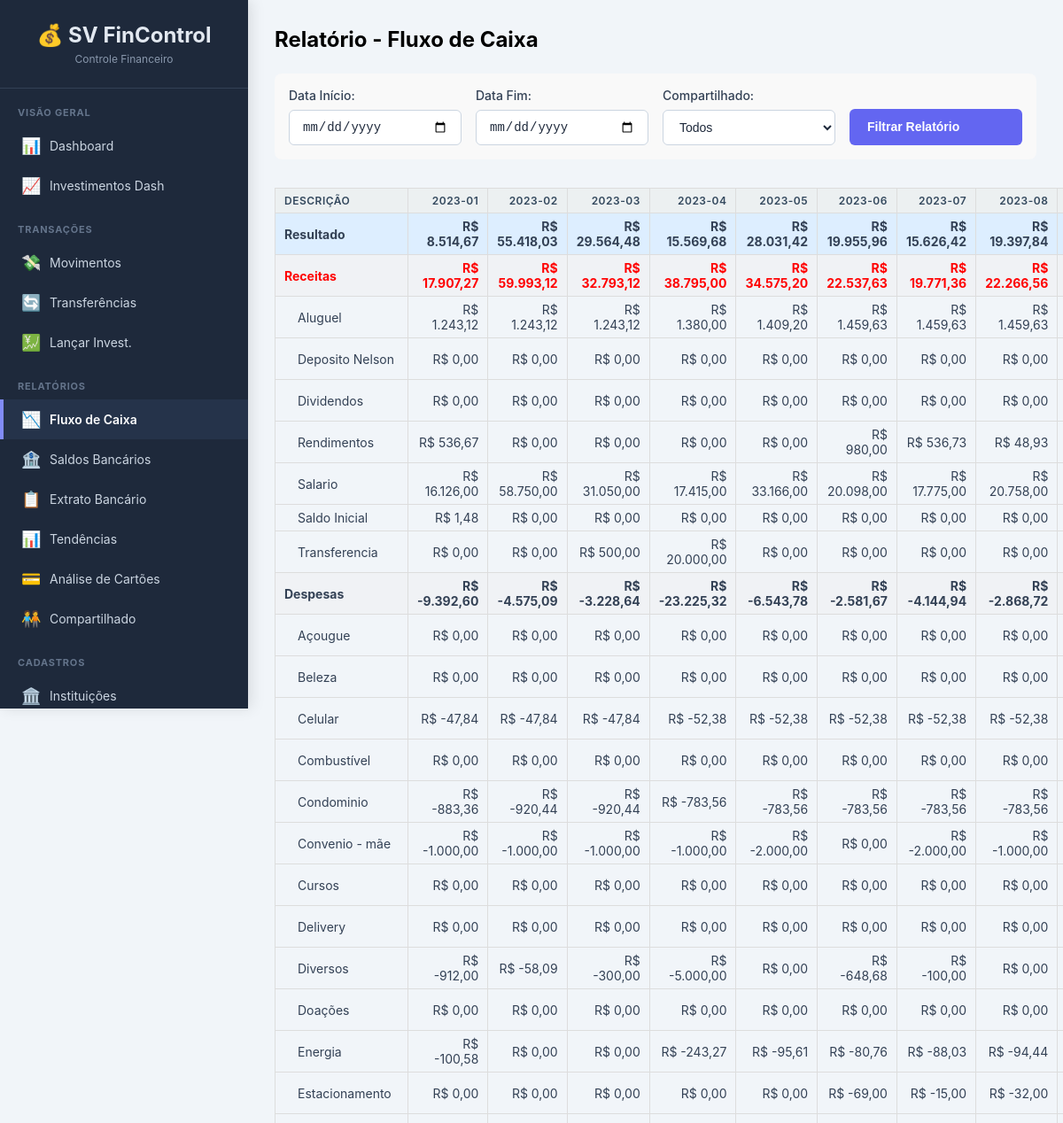
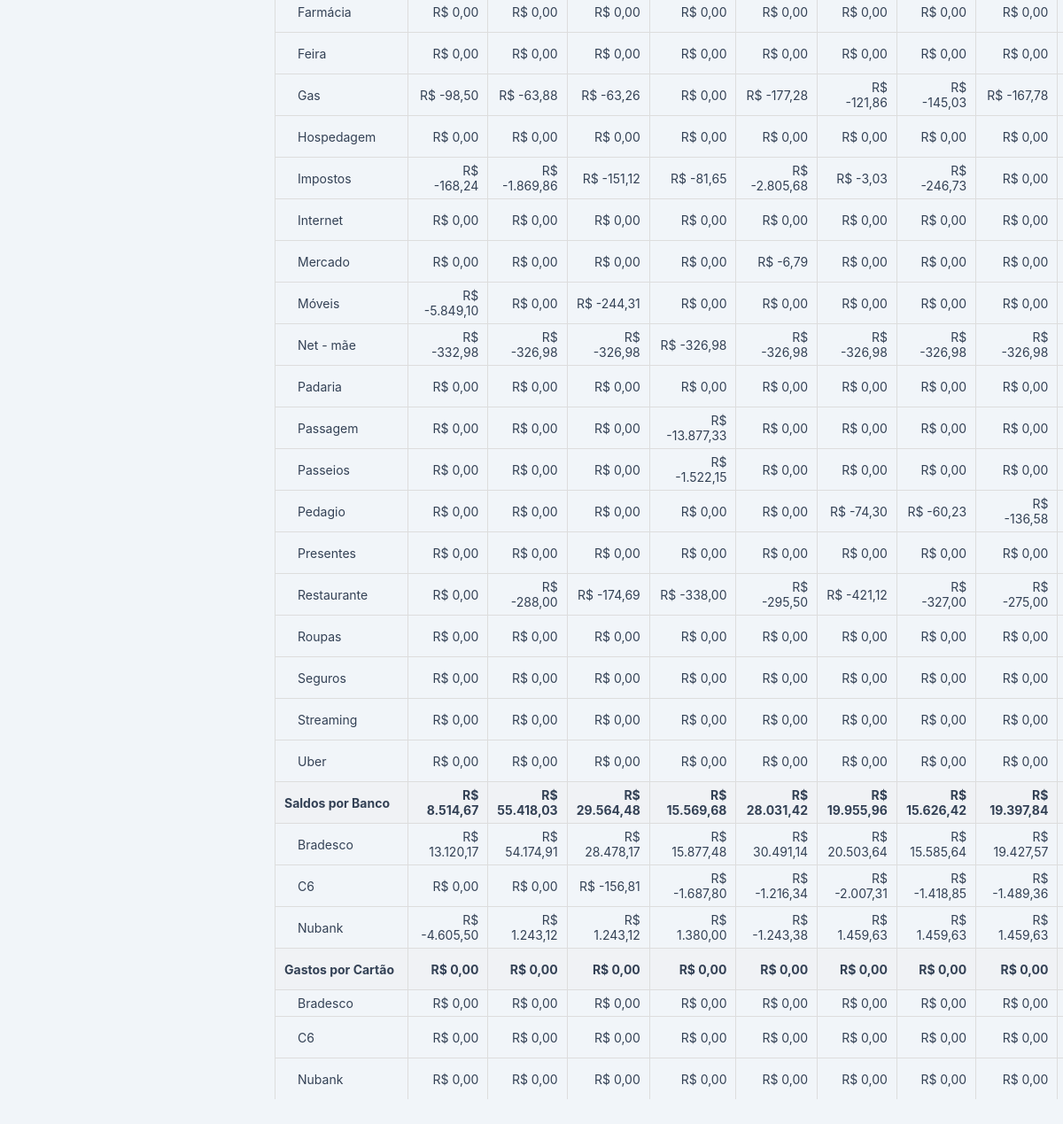
Screenshot of /relatorio/fluxo with the database file from the repository (2 pictures, top to bottom).
### tables this page shows
CREATE TABLE movimentos (
        id INTEGER PRIMARY KEY AUTOINCREMENT,
        data_movimento TEXT NOT NULL,
        data_efetivacao TEXT,
        descricao TEXT NOT NULL,
        categoria_id INTEGER NOT NULL,
        instituicao_id INTEGER NOT NULL,
        cartao_id INTEGER,
        valor REAL NOT NULL,
        status TEXT NOT NULL CHECK(status IN ('Pendente', 'Efetivado')),
        compartilhado TEXT NOT NULL CHECK(compartilhado IN ('100% Silvia', '100% Nelson', '50/50')),
        FOREIGN KEY (categoria_id) REFERENCES categorias (id),
        FOREIGN KEY (instituicao_id) REFERENCES instituicoes (id),
        FOREIGN KEY (cartao_id) REFERENCES cartoes_credito (id)
    );

CREATE TABLE categorias (
        id INTEGER PRIMARY KEY AUTOINCREMENT,
        descricao TEXT NOT NULL UNIQUE,
        tipo TEXT NOT NULL CHECK(tipo IN ('Receita', 'Despesa'))
    );

CREATE TABLE instituicoes (
        id INTEGER PRIMARY KEY AUTOINCREMENT,
        descricao TEXT NOT NULL UNIQUE
    );

CREATE TABLE cartoes_credito (
        id INTEGER PRIMARY KEY AUTOINCREMENT,
        descricao TEXT NOT NULL,
        instituicao_id INTEGER NOT NULL,
        vencimento INTEGER NOT NULL,
        limite REAL NOT NULL,
        FOREIGN KEY (instituicao_id) REFERENCES instituicoes (id)
    );

### app.py (the view, shortened to what this page needs)
@app.route('/relatorio/fluxo')
def relatorio_fluxo():
    conn = get_db_connection()
    data_inicio = request.args.get('data_inicio')
    data_fim = request.args.get('data_fim')
    filtro_compartilhado = request.args.get('compartilhado', 'Todos')
    sql = '''
        SELECT
            m.data_movimento, m.data_efetivacao, m.valor, m.compartilhado, m.status,
            c.descricao AS categoria, c.tipo AS categoria_tipo,
            i.descricao AS instituicao, cc.descricao AS cartao
        FROM movimentos m
        JOIN categorias c ON m.categoria_id = c.id
        JOIN instituicoes i ON m.instituicao_id = i.id
        LEFT JOIN cartoes_credito cc ON m.cartao_id = cc.id
        WHERE 1=1 '''
    params = []
    if filtro_compartilhado != 'Todos': sql += " AND m.compartilhado = ?"; params.append(filtro_compartilhado)
    try:
        df_base = pd.read_sql_query(sql, conn, params=params, parse_dates=['data_movimento'])
        conn.close()
        df_base['data_efetivacao'] = pd.to_datetime(df_base['data_efetivacao'], errors='coerce')
    except Exception as e:
        if conn: conn.close();
        flash(f"Erro ao buscar dados: {e}", "error")
        return render_template('relatorio_fluxo.html', tables={}, months=[], data_inicio=data_inicio, data_fim=data_fim, filtro_compartilhado=filtro_compartilhado, show_table=False)
    if df_base.empty:
        flash("Nenhum movimento encontrado.", "info")
        return render_template('relatorio_fluxo.html', tables={}, months=[], data_inicio=data_inicio, data_fim=data_fim, filtro_compartilhado=filtro_compartilhado, show_table=False)
    df_fluxo_filtrado = df_base.copy()
    df_banco_filtrado = df_base.copy()
    df_cartao_filtrado = df_base.copy()
    all_months = sorted(df_fluxo_filtrado['data_movimento'].dt.strftime('%Y-%m').unique()) if not df_fluxo_filtrado.empty else []
    all_cols_with_media = all_months + ['Média']
    pivot_fluxo = pd.DataFrame()
    resultado = pd.Series(0, index=all_cols_with_media)
    total_receitas = pd.Series(0, index=all_cols_with_media)
    total_despesas = pd.Series(0, index=all_cols_with_media)
    if not df_fluxo_filtrado.empty:
        df_fluxo_filtrado['MesAno'] = df_fluxo_filtrado['data_movimento'].dt.strftime('%Y-%m')
        pivot_fluxo = pd.pivot_table(df_fluxo_filtrado, values='valor', index=['categoria_tipo', 'categoria'], columns='MesAno', aggfunc='sum', fill_value=0)
        pivot_fluxo = pivot_fluxo.reindex(columns=all_months, fill_value=0)
        if not pivot_fluxo.empty:
            pivot_fluxo['Média'] = pivot_fluxo[all_months].mean(axis=1) if all_months else 0
            total_receitas = pivot_fluxo.loc['Receita'].sum() if 'Receita' in pivot_fluxo.index.get_level_values(0) else pd.Series(0, index=pivot_fluxo.columns)
            total_despesas = pivot_fluxo.loc['Despesa'].sum() if 'Despesa' in pivot_fluxo.index.get_level_values(0) else pd.Series(0, index=pivot_fluxo.columns)
            resultado = total_receitas + total_despesas
    df_banco_final = df_banco_filtrado[(df_banco_filtrado['status'] == 'Efetivado') & (df_banco_filtrado['cartao'].isna()) & (df_banco_filtrado['data_efetivacao'].notna())]
    pivot_banco = pd.DataFrame()
    total_bancos = pd.Series(0, index=all_cols_with_media)
    if not df_banco_final.empty:
        df_banco_final['MesAno'] = df_banco_final['data_efetivacao'].dt.strftime('%Y-%m')
        df_banco_final = df_banco_final[df_banco_final['MesAno'].isin(all_months)]
        pivot_banco = pd.pivot_table(df_banco_final, values='valor', index='instituicao', columns='MesAno', aggfunc='sum', fill_value=0)
        pivot_banco = pivot_banco.reindex(columns=all_months, fill_value=0)
        if not pivot_banco.empty:
            pivot_banco['Média'] = pivot_banco[all_months].mean(axis=1) if all_months else 0
            total_bancos = pivot_banco.sum()
    df_cartao_final = df_cartao_filtrado[df_cartao_filtrado['cartao'].notna() & df_cartao_filtrado['data_efetivacao'].notna()]
    pivot_cartao = pd.DataFrame()
    total_cartoes = pd.Series(0, index=all_cols_with_media)
    if not df_cartao_final.empty:
        df_cartao_final['MesAno'] = df_cartao_final['data_efetivacao'].dt.strftime('%Y-%m')
        df_cartao_final = df_cartao_final[df_cartao_final['MesAno'].isin(all_months)]
        pivot_cartao = pd.pivot_table(df_cartao_final, values='valor', index='cartao', columns='MesAno', aggfunc='sum', fill_value=0).abs()
        pivot_cartao = pivot_cartao.reindex(columns=all_months, fill_value=0)
        if not pivot_cartao.empty:
            pivot_cartao['Média'] = pivot_cartao[all_months].mean(axis=1) if all_months else 0
            total_cartoes = pivot_cartao.sum()
    def prepare_total_dict(series_data):
        dict_data = series_data.to_dict()
        for col in all_cols_with_media:
            if col not in dict_data: dict_data[col] = 0
        return {key: format_brl(value) for key, value in dict_data.items()}
    tables = {
        'Resultado': prepare_total_dict(resultado),
        'Receitas': pivot_fluxo.loc['Receita'].applymap(format_brl).reset_index().to_dict('records') if not pivot_fluxo.empty and 'Receita' in pivot_fluxo.index.get_level_values(0) else [],
        'Total_Receitas': prepare_total_dict(total_receitas),
        'Despesas': pivot_fluxo.loc['Despesa'].applymap(format_brl).reset_index().to_dict('records') if not pivot_fluxo.empty and 'Despesa' in pivot_fluxo.index.get_level_values(0) else [],
        'Total_Despesas': prepare_total_dict(total_despesas),
        'Saldos_Banco': pivot_banco.applymap(format_brl).reset_index().to_dict('records') if not pivot_banco.empty else [],
        'Total_Saldos_Banco': prepare_total_dict(total_bancos),
        'Gastos_Cartao': pivot_cartao.applymap(format_brl).reset_index().to_dict('records') if not pivot_cartao.empty else [],
        'Total_Gastos_Cartao': prepare_total_dict(total_cartoes)
    }
    has_months_data = bool(all_months)
    if not has_months_data and (data_inicio or data_fim):
         flash("Nenhum movimento encontrado para o período/filtro.", "info")
    return render_template('relatorio_fluxo.html', tables=tables, months=all_months,
                           data_inicio=data_inicio, data_fim=data_fim,
                           filtro_compartilhado=filtro_compartilhado, show_table=has_months_data)

### app.py (called while the page is built)
def format_brl(value):
    if pd.isna(value) or value == 0:
         return "R$ 0,00"
    try:
         float_value = float(value)
         if float_value == 0.0 and math.copysign(1.0, float_value) == -1.0:
             return "R$ 0,00"
         return f"R$ {float_value:,.2f}".replace(",", "X").replace(".", ",").replace("X", ".")
    except (ValueError, TypeError):
         return "Valor Inválido"

def get_db_connection():
    conn = sqlite3.connect(DATABASE, detect_types=sqlite3.PARSE_DECLTYPES | sqlite3.PARSE_COLNAMES)
    conn.execute("PRAGMA foreign_keys = ON;")
    conn.execute("PRAGMA journal_mode=WAL")
    conn.row_factory = sqlite3.Row
    return conn

### templates/relatorio_fluxo.html (shortened to what this page needs)
{% extends "base.html" %}
{% block content %}
    <h2>Relatório - Fluxo de Caixa</h2>
    <form method="GET" action="{{ url_for('relatorio_fluxo') }}" style="margin: 1.5rem 0; background-color: #f9f9f9; padding: 1rem; border-radius: 8px;">
        <div style="display: grid; grid-template-columns: 1fr 1fr 1fr 1fr; gap: 1rem; align-items: flex-end;">
            <div class="form-group" style="margin-bottom: 0;">
                <label for="data_inicio">Data Início:</label>
                <input type="date" name="data_inicio" value="{{ data_inicio or '' }}">
            </div>
            <div class="form-group" style="margin-bottom: 0;">
                <label for="data_fim">Data Fim:</label>
                <input type="date" name="data_fim" value="{{ data_fim or '' }}">
            </div>
            <div class="form-group" style="margin-bottom: 0;">
                <label for="compartilhado">Compartilhado:</label>
                <select name="compartilhado">
                    <option value="Todos" {% if filtro_compartilhado == 'Todos' %}selected{% endif %}>Todos</option>
                </select>
            </div>
            <button type="submit" class="btn btn-primary">Filtrar Relatório</button>
        </div>
    </form>
    {% if tables %}
    <table class="report-table table table-bordered table-hover table-sm" style="margin-top: 2rem;">
        <thead>
            <tr>
                <th>Descrição</th>
                {% for month in months %}
                    <th>{{ month }}</th>
                {% endfor %}
            </tr>
        </thead>
        <tbody>
            <tr class="total-resultado">
                <td><strong>Resultado</strong></td>
                {% for month in months %}
                    <td>{{ tables['Resultado'].get(month, 'R$ 0,00') }}</td>
                {% endfor %}
            </tr>
            <tr class="section-header">
                <td><strong>Receitas</strong></td>
                {% for month in months %}
                    <td>{{ tables['Total_Receitas'].get(month, 'R$ 0,00') }}</td>
                {% endfor %}
            </tr>
            {% for receita in tables['Receitas'] %}
            <tr>
                <td class="category-indent">{{ receita.categoria }}</td>
                {% for month in months %}
                    <td>{{ receita.get(month, 'R$ 0,00') }}</td>
                {% endfor %}
            </tr>
            {% endfor %}
            <tr class="section-header">
                <td><strong>Despesas</strong></td>
                {% for month in months %}
                    <td>{{ tables['Total_Despesas'].get(month, 'R$ 0,00') }}</td>
                {% endfor %}
            </tr>
            {% for despesa in tables['Despesas'] %}
            <tr>
                <td class="category-indent">{{ despesa.categoria }}</td>
                {% for month in months %}
                    <td>{{ despesa.get(month, 'R$ 0,00') }}</td>
                {% endfor %}
            </tr>
            {% endfor %}
            <tr class="section-header">
                <td><strong>Saldos por Banco</strong></td>
                {% for month in months %}
                    <td>{{ tables['Total_Saldos_Banco'].get(month, 'R$ 0,00') }}</td>
                {% endfor %}
            </tr>
            {% for banco in tables['Saldos_Banco'] %}
            <tr>
                <td class="category-indent">{{ banco.instituicao }}</td>
                {% for month in months %}
                    <td>{{ banco.get(month, 'R$ 0,00') }}</td>
                {% endfor %}
            </tr>
            {% endfor %}
            <tr class="section-header">
                <td><strong>Gastos por Cartão</strong></td>
                {% for month in months %}
                     <td>{{ tables['Total_Gastos_Cartao'].get(month, 'R$ 0,00') }}</td>
                {% endfor %}
            </tr>
            {% for cartao in tables['Gastos_Cartao'] %}
            <tr>
                <td class="category-indent">{{ cartao.cartao }}</td>
                {% for month in months %}
                    <td>{{ cartao.get(month, 'R$ 0,00') }}</td>
                {% endfor %}
            </tr>
            {% endfor %}
        </tbody>
    </table>
    {% else %}
         {% if request.args.get('data_inicio') %}
             <p>Nenhum movimento efetivado encontrado para os filtros selecionados.</p>
         {% else %}
             <p>Use os filtros acima para gerar o relatório.</p>
         {% endif %}
    {% endif %}
{% endblock %}

### templates/base.html (style rules this page uses)
* { margin: 0; padding: 0; box-sizing: border-box; }
body { font-family: -apple-system, BlinkMacSystemFont, "Segoe UI", Roboto, "Helvetica Neue", Arial, sans-serif; background-color: #f1f5f9; min-height: 100vh; display: flex; }
table { width: 100%; border-collapse: collapse; }
thead { background: #f8fafc; }
th { padding: 14px 16px; text-align: left; font-size: 12px; font-weight: 600; color: #475569; text-transform: uppercase; letter-spacing: 0.5px; border-bottom: 2px solid #e2e8f0; white-space: nowrap; }
td { padding: 14px 16px; border-bottom: 1px solid #f1f5f9; color: #334155; font-size: 14px; }
tbody tr:last-child td { border-bottom: none; }
.form-group { margin-bottom: 20px; }
.form-group label { display: block; margin-bottom: 8px; font-weight: 500; font-size: 14px; color: #334155; }
.form-group input, .form-group select, .form-group textarea { width: 100%; padding: 10px 14px; border: 1px solid #cbd5e1; border-radius: 6px; font-size: 14px; transition: border-color 0.2s, box-shadow 0.2s; background: white; color: #1e293b; }
.btn { padding: 10px 20px; border: none; border-radius: 6px; cursor: pointer; font-size: 14px; font-weight: 600; transition: all 0.2s ease-in-out; display: inline-flex; align-items: center; gap: 8px; text-decoration: none; line-height: 1.5; }
.btn-primary { background-color: #6366f1; color: white; }

### templates/relatorio_fluxo.html (style rules this page uses)
.report-table { overflow-x: auto; }
.report-table th, .report-table td { border: 1px solid #ddd; padding: 6px 10px; text-align: right; }
.report-table th:first-child, .report-table td:first-child { text-align: left; min-width: 150px; }
.report-table thead th { background-color: #ecf0f1; color: #34495e; position: sticky; top: 0; z-index: 1; }
.total-resultado td { background-color: #ddeeff; font-weight: bold; }
.section-header td { background-color: #f0f2f5; font-weight: bold; }
.category-indent { padding-left: 25px !important; }
.section-header:nth-of-type(2) td { color: red; }

### rows the page displays
movimentos: categoria "Aluguel", get "R$ 1.243,12" "R$ 1.243,12" "R$ 1.243,12" "R$ 1.380,00" "R$ 1.409,20" "R$ 1.459,63" "R$ 1.459,63" "R$ 1.459,63"
movimentos: categoria "Deposito Nelson", get "R$ 0,00" "R$ 0,00" "R$ 0,00" "R$ 0,00" "R$ 0,00" "R$ 0,00" "R$ 0,00" "R$ 0,00"
movimentos: categoria "Dividendos", get "R$ 0,00" "R$ 0,00" "R$ 0,00" "R$ 0,00" "R$ 0,00" "R$ 0,00" "R$ 0,00" "R$ 0,00"
movimentos: categoria "Rendimentos", get "R$ 536,67" "R$ 0,00" "R$ 0,00" "R$ 0,00" "R$ 0,00" "R$ 980,00" "R$ 536,73" "R$ 48,93"
movimentos: categoria "Salario", get "R$ 16.126,00" "R$ 58.750,00" "R$ 31.050,00" "R$ 17.415,00" "R$ 33.166,00" "R$ 20.098,00" "R$ 17.775,00" "R$ 20.758,00"
movimentos: categoria "Saldo Inicial", get "R$ 1,48" "R$ 0,00" "R$ 0,00" "R$ 0,00" "R$ 0,00" "R$ 0,00" "R$ 0,00" "R$ 0,00", instituicao "Bradesco", get "R$ 13.120,17" "R$ 54.174,91" "R$ 28.478,17" "R$ 15.877,48" "R$ 30.491,14" "R$ 20.503,64" "R$ 15.585,64" "R$ 19.427,57"
movimentos: categoria "Transferencia", get "R$ 0,00" "R$ 0,00" "R$ 500,00" "R$ 20.000,00" "R$ 0,00" "R$ 0,00" "R$ 0,00" "R$ 0,00"
movimentos: categoria "Açougue", get "R$ 0,00" "R$ 0,00" "R$ 0,00" "R$ 0,00" "R$ 0,00" "R$ 0,00" "R$ 0,00" "R$ 0,00"
movimentos: categoria "Beleza", get "R$ 0,00" "R$ 0,00" "R$ 0,00" "R$ 0,00" "R$ 0,00" "R$ 0,00" "R$ 0,00" "R$ 0,00"
movimentos: categoria "Celular", get "R$ -47,84" "R$ -47,84" "R$ -47,84" "R$ -52,38" "R$ -52,38" "R$ -52,38" "R$ -52,38" "R$ -52,38"
movimentos: categoria "Combustível", get "R$ 0,00" "R$ 0,00" "R$ 0,00" "R$ 0,00" "R$ 0,00" "R$ 0,00" "R$ 0,00" "R$ 0,00"
movimentos: categoria "Condominio", get "R$ -883,36" "R$ -920,44" "R$ -920,44" "R$ -783,56" "R$ -783,56" "R$ -783,56" "R$ -783,56" "R$ -783,56"
movimentos: categoria "Convenio - mãe", get "R$ -1.000,00" "R$ -1.000,00" "R$ -1.000,00" "R$ -1.000,00" "R$ -2.000,00" "R$ 0,00" "R$ -2.000,00" "R$ -1.000,00"
movimentos: categoria "Cursos", get "R$ 0,00" "R$ 0,00" "R$ 0,00" "R$ 0,00" "R$ 0,00" "R$ 0,00" "R$ 0,00" "R$ 0,00"
movimentos: categoria "Delivery", get "R$ 0,00" "R$ 0,00" "R$ 0,00" "R$ 0,00" "R$ 0,00" "R$ 0,00" "R$ 0,00" "R$ 0,00"
movimentos: categoria "Diversos", get "R$ -912,00" "R$ -58,09" "R$ -300,00" "R$ -5.000,00" "R$ 0,00" "R$ -648,68" "R$ -100,00" "R$ 0,00"
movimentos: categoria "Doações", get "R$ 0,00" "R$ 0,00" "R$ 0,00" "R$ 0,00" "R$ 0,00" "R$ 0,00" "R$ 0,00" "R$ 0,00"
movimentos: categoria "Energia", get "R$ -100,58" "R$ 0,00" "R$ 0,00" "R$ -243,27" "R$ -95,61" "R$ -80,76" "R$ -88,03" "R$ -94,44"
movimentos: categoria "Estacionamento", get "R$ 0,00" "R$ 0,00" "R$ 0,00" "R$ 0,00" "R$ 0,00" "R$ -69,00" "R$ -15,00" "R$ -32,00"
movimentos: categoria "Farmácia", get "R$ 0,00" "R$ 0,00" "R$ 0,00" "R$ 0,00" "R$ 0,00" "R$ 0,00" "R$ 0,00" "R$ 0,00"
movimentos: categoria "Feira", get "R$ 0,00" "R$ 0,00" "R$ 0,00" "R$ 0,00" "R$ 0,00" "R$ 0,00" "R$ 0,00" "R$ 0,00"
movimentos: categoria "Gas", get "R$ -98,50" "R$ -63,88" "R$ -63,26" "R$ 0,00" "R$ -177,28" "R$ -121,86" "R$ -145,03" "R$ -167,78"
movimentos: categoria "Hospedagem", get "R$ 0,00" "R$ 0,00" "R$ 0,00" "R$ 0,00" "R$ 0,00" "R$ 0,00" "R$ 0,00" "R$ 0,00"
movimentos: categoria "Impostos", get "R$ -168,24" "R$ -1.869,86" "R$ -151,12" "R$ -81,65" "R$ -2.805,68" "R$ -3,03" "R$ -246,73" "R$ 0,00"
movimentos: categoria "Internet", get "R$ 0,00" "R$ 0,00" "R$ 0,00" "R$ 0,00" "R$ 0,00" "R$ 0,00" "R$ 0,00" "R$ 0,00"
movimentos: categoria "Mercado", get "R$ 0,00" "R$ 0,00" "R$ 0,00" "R$ 0,00" "R$ -6,79" "R$ 0,00" "R$ 0,00" "R$ 0,00"
movimentos: categoria "Móveis", get "R$ -5.849,10" "R$ 0,00" "R$ -244,31" "R$ 0,00" "R$ 0,00" "R$ 0,00" "R$ 0,00" "R$ 0,00"
movimentos: categoria "Net - mãe", get "R$ -332,98" "R$ -326,98" "R$ -326,98" "R$ -326,98" "R$ -326,98" "R$ -326,98" "R$ -326,98" "R$ -326,98"
movimentos: categoria "Padaria", get "R$ 0,00" "R$ 0,00" "R$ 0,00" "R$ 0,00" "R$ 0,00" "R$ 0,00" "R$ 0,00" "R$ 0,00"
movimentos: categoria "Passagem", get "R$ 0,00" "R$ 0,00" "R$ 0,00" "R$ -13.877,33" "R$ 0,00" "R$ 0,00" "R$ 0,00" "R$ 0,00"
movimentos: categoria "Passeios", get "R$ 0,00" "R$ 0,00" "R$ 0,00" "R$ -1.522,15" "R$ 0,00" "R$ 0,00" "R$ 0,00" "R$ 0,00"
movimentos: categoria "Pedagio", get "R$ 0,00" "R$ 0,00" "R$ 0,00" "R$ 0,00" "R$ 0,00" "R$ -74,30" "R$ -60,23" "R$ -136,58"
movimentos: categoria "Presentes", get "R$ 0,00" "R$ 0,00" "R$ 0,00" "R$ 0,00" "R$ 0,00" "R$ 0,00" "R$ 0,00" "R$ 0,00"
movimentos: categoria "Restaurante", get "R$ 0,00" "R$ -288,00" "R$ -174,69" "R$ -338,00" "R$ -295,50" "R$ -421,12" "R$ -327,00" "R$ -275,00"
movimentos: categoria "Roupas", get "R$ 0,00" "R$ 0,00" "R$ 0,00" "R$ 0,00" "R$ 0,00" "R$ 0,00" "R$ 0,00" "R$ 0,00"
movimentos: categoria "Seguros", get "R$ 0,00" "R$ 0,00" "R$ 0,00" "R$ 0,00" "R$ 0,00" "R$ 0,00" "R$ 0,00" "R$ 0,00"
movimentos: categoria "Streaming", get "R$ 0,00" "R$ 0,00" "R$ 0,00" "R$ 0,00" "R$ 0,00" "R$ 0,00" "R$ 0,00" "R$ 0,00"
movimentos: categoria "Uber", get "R$ 0,00" "R$ 0,00" "R$ 0,00" "R$ 0,00" "R$ 0,00" "R$ 0,00" "R$ 0,00" "R$ 0,00"
movimentos: instituicao "C6", get "R$ 0,00" "R$ 0,00" "R$ -156,81" "R$ -1.687,80" "R$ -1.216,34" "R$ -2.007,31" "R$ -1.418,85" "R$ -1.489,36"
movimentos: instituicao "Nubank", get "R$ -4.605,50" "R$ 1.243,12" "R$ 1.243,12" "R$ 1.380,00" "R$ -1.243,38" "R$ 1.459,63" "R$ 1.459,63" "R$ 1.459,63"
movimentos: cartao "Bradesco", get "R$ 0,00" "R$ 0,00" "R$ 0,00" "R$ 0,00" "R$ 0,00" "R$ 0,00" "R$ 0,00" "R$ 0,00"
movimentos: cartao "C6", get "R$ 0,00" "R$ 0,00" "R$ 0,00" "R$ 0,00" "R$ 0,00" "R$ 0,00" "R$ 0,00" "R$ 0,00"
movimentos: cartao "Nubank", get "R$ 0,00" "R$ 0,00" "R$ 0,00" "R$ 0,00" "R$ 0,00" "R$ 0,00" "R$ 0,00" "R$ 0,00"

### other values shown
{{ month }} "2023-01" "2023-02" "2023-03" "2023-04" "2023-05" "2023-06" "2023-07" "2023-08"
{{ tables['Resultado'].get(month, 'R$ 0,00') }} "R$ 8.514,67" "R$ 55.418,03" "R$ 29.564,48" "R$ 15.569,68" "R$ 28.031,42" "R$ 19.955,96" "R$ 15.626,42" "R$ 19.397,84"
{{ tables['Total_Receitas'].get(month, 'R$ 0,00') }} "R$ 17.907,27" "R$ 59.993,12" "R$ 32.793,12" "R$ 38.795,00" "R$ 34.575,20" "R$ 22.537,63" "R$ 19.771,36" "R$ 22.266,56"
{{ tables['Total_Despesas'].get(month, 'R$ 0,00') }} "R$ -9.392,60" "R$ -4.575,09" "R$ -3.228,64" "R$ -23.225,32" "R$ -6.543,78" "R$ -2.581,67" "R$ -4.144,94" "R$ -2.868,72"
{{ tables['Total_Saldos_Banco'].get(month, 'R$ 0,00') }} "R$ 8.514,67" "R$ 55.418,03" "R$ 29.564,48" "R$ 15.569,68" "R$ 28.031,42" "R$ 19.955,96" "R$ 15.626,42" "R$ 19.397,84"
{{ tables['Total_Gastos_Cartao'].get(month, 'R$ 0,00') }} "R$ 0,00" "R$ 0,00" "R$ 0,00" "R$ 0,00" "R$ 0,00" "R$ 0,00" "R$ 0,00" "R$ 0,00"
